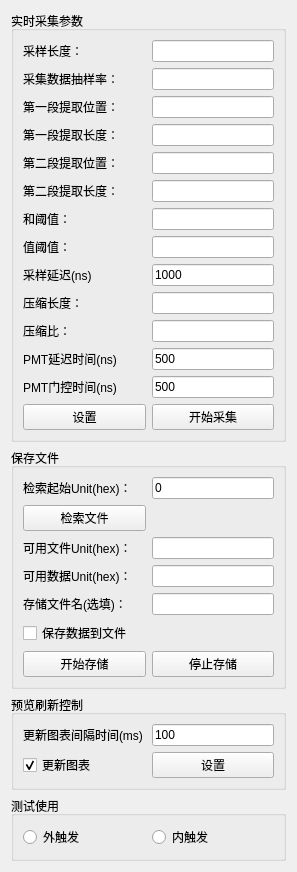
            <widget class="QWidget" name="page_3">
             <property name="geometry">
              <rect>
               <x>0</x>
               <y>0</y>
               <width>297</width>
               <height>774</height>
              </rect>
             </property>
             <attribute name="label">
              <string>实时预览参数</string>
             </attribute>
             <layout class="QVBoxLayout" name="verticalLayout_7">
              <item>
               <widget class="QGroupBox" name="groupBox_5">
                <property name="title">
                 <string>实时采集参数</string>
                </property>
                <layout class="QGridLayout" name="gridLayout_9">
                 <item row="3" column="0">
                  <widget class="QLabel" name="label_18">
                   <property name="text">
                    <string>第一段提取长度：</string>
                   </property>
                  </widget>
                 </item>
                 <item row="11" column="0">
                  <widget class="QLabel" name="label_pmtDelayTime">
                   <property name="toolTip">
                    <string>相对于触发信号的延迟</string>
                   </property>
                   <property name="text">
                    <string>PMT延迟时间(ns)</string>
                   </property>
                  </widget>
                 </item>
                 <item row="0" column="1">
                  <widget class="QLineEdit" name="lineEdit_sampleLen">
                   <property name="sizePolicy">
                    <sizepolicy hsizetype="Preferred" vsizetype="Fixed">
                     <horstretch>0</horstretch>
                     <verstretch>0</verstretch>
                    </sizepolicy>
                   </property>
                  </widget>
                 </item>
                 <item row="13" column="1">
                  <widget class="QPushButton" name="btn_sampleEnable">
                   <property name="text">
                    <string>开始采集</string>
                   </property>
                  </widget>
                 </item>
                 <item row="1" column="1">
                  <widget class="QLineEdit" name="lineEdit_sampleRate">
                   <property name="sizePolicy">
                    <sizepolicy hsizetype="Preferred" vsizetype="Fixed">
                     <horstretch>0</horstretch>
                     <verstretch>0</verstretch>
                    </sizepolicy>
                   </property>
                   <property name="toolTip">
                    <string/>
                   </property>
                  </widget>
                 </item>
                 <item row="4" column="1">
                  <widget class="QLineEdit" name="lineEdit_secondStartPos">
                   <property name="sizePolicy">
                    <sizepolicy hsizetype="Preferred" vsizetype="Fixed">
                     <horstretch>0</horstretch>
                     <verstretch>0</verstretch>
                    </sizepolicy>
                   </property>
                   <property name="toolTip">
                    <string>第二段起始位置需要大于第一段提取位置和提取长度之和</string>
                   </property>
                  </widget>
                 </item>
                 <item row="10" column="0">
                  <widget class="QLabel" name="label_compressRatio">
                   <property name="text">
                    <string>压缩比：</string>
                   </property>
                  </widget>
                 </item>
                 <item row="6" column="0">
                  <widget class="QLabel" name="label_sumThreshold">
                   <property name="text">
                    <string>和阈值：</string>
                   </property>
                  </widget>
                 </item>
                 <item row="11" column="1">
                  <widget class="QLineEdit" name="lineEdit_pmtDelayTime">
                   <property name="sizePolicy">
                    <sizepolicy hsizetype="Preferred" vsizetype="Fixed">
                     <horstretch>0</horstretch>
                     <verstretch>0</verstretch>
                    </sizepolicy>
                   </property>
                   <property name="toolTip">
                    <string>相对与触发信号的延迟时间</string>
                   </property>
                   <property name="text">
                    <string>500</string>
                   </property>
                  </widget>
                 </item>
                 <item row="5" column="0">
                  <widget class="QLabel" name="label_secondLen">
                   <property name="text">
                    <string>第二段提取长度：</string>
                   </property>
                  </widget>
                 </item>
                 <item row="6" column="1">
                  <widget class="QLineEdit" name="lineEdit_sumThreshold">
                   <property name="sizePolicy">
                    <sizepolicy hsizetype="Preferred" vsizetype="Fixed">
                     <horstretch>0</horstretch>
                     <verstretch>0</verstretch>
                    </sizepolicy>
                   </property>
                  </widget>
                 </item>
                 <item row="3" column="1">
                  <widget class="QLineEdit" name="lineEdit_firstLen">
                   <property name="sizePolicy">
                    <sizepolicy hsizetype="Preferred" vsizetype="Fixed">
                     <horstretch>0</horstretch>
                     <verstretch>0</verstretch>
                    </sizepolicy>
                   </property>
                  </widget>
                 </item>
                 <item row="1" column="0">
                  <widget class="QLabel" name="label_16">
                   <property name="text">
                    <string>采集数据抽样率：</string>
                   </property>
                  </widget>
                 </item>
                 <item row="9" column="1">
                  <widget class="QLineEdit" name="lineEdit_compressLen">
                   <property name="sizePolicy">
                    <sizepolicy hsizetype="Preferred" vsizetype="Fixed">
                     <horstretch>0</horstretch>
                     <verstretch>0</verstretch>
                    </sizepolicy>
                   </property>
                  </widget>
                 </item>
                 <item row="2" column="1">
                  <widget class="QLineEdit" name="lineEdit_firstStartPos">
                   <property name="sizePolicy">
                    <sizepolicy hsizetype="Preferred" vsizetype="Fixed">
                     <horstretch>0</horstretch>
                     <verstretch>0</verstretch>
                    </sizepolicy>
                   </property>
                  </widget>
                 </item>
                 <item row="12" column="0">
                  <widget class="QLabel" name="label_pmtGateTime">
                   <property name="toolTip">
                    <string>经过PMT延迟时间后产生的高电平时间</string>
                   </property>
                   <property name="text">
                    <string>PMT门控时间(ns)</string>
                   </property>
                  </widget>
                 </item>
                 <item row="12" column="1">
                  <widget class="QLineEdit" name="lineEdit_pmtGateTime">
                   <property name="sizePolicy">
                    <sizepolicy hsizetype="Preferred" vsizetype="Fixed">
                     <horstretch>0</horstretch>
                     <verstretch>0</verstretch>
                    </sizepolicy>
                   </property>
                   <property name="toolTip">
                    <string>PMT门控高电平持续时间</string>
                   </property>
                   <property name="text">
                    <string>500</string>
                   </property>
                  </widget>
                 </item>
                 <item row="4" column="0">
                  <widget class="QLabel" name="label_secondStartPos">
                   <property name="text">
                    <string>第二段提取位置：</string>
                   </property>
                  </widget>
                 </item>
                 <item row="0" column="0">
                  <widget class="QLabel" name="label_15">
                   <property name="text">
                    <string>采样长度：</string>
                   </property>
                  </widget>
                 </item>
                 <item row="13" column="0">
                  <widget class="QPushButton" name="btn_setPreviewPara">
                   <property name="text">
                    <string>设置</string>
                   </property>
                  </widget>
                 </item>
                 <item row="7" column="1">
                  <widget class="QLineEdit" name="lineEdit_subThreshold">
                   <property name="sizePolicy">
                    <sizepolicy hsizetype="Preferred" vsizetype="Fixed">
                     <horstretch>0</horstretch>
                     <verstretch>0</verstretch>
                    </sizepolicy>
                   </property>
                  </widget>
                 </item>
                 <item row="10" column="1">
                  <widget class="QLineEdit" name="lineEdit_compressRatio">
                   <property name="sizePolicy">
                    <sizepolicy hsizetype="Preferred" vsizetype="Fixed">
                     <horstretch>0</horstretch>
                     <verstretch>0</verstretch>
                    </sizepolicy>
                   </property>
                  </widget>
                 </item>
                 <item row="2" column="0">
                  <widget class="QLabel" name="label_17">
                   <property name="text">
                    <string>第一段提取位置：</string>
                   </property>
                  </widget>
                 </item>
                 <item row="5" column="1">
                  <widget class="QLineEdit" name="lineEdit_secondLen">
                   <property name="sizePolicy">
                    <sizepolicy hsizetype="Preferred" vsizetype="Fixed">
                     <horstretch>0</horstretch>
                     <verstretch>0</verstretch>
                    </sizepolicy>
                   </property>
                   <property name="toolTip">
                    <string/>
                   </property>
                  </widget>
                 </item>
                 <item row="7" column="0">
                  <widget class="QLabel" name="label_subThreshold">
                   <property name="text">
                    <string>值阈值：</string>
                   </property>
                  </widget>
                 </item>
                 <item row="9" column="0">
                  <widget class="QLabel" name="label_compressLen">
                   <property name="text">
                    <string>压缩长度：</string>
                   </property>
                  </widget>
                 </item>
                 <item row="8" column="0">
                  <widget class="QLabel" name="label_sampleDelay">
                   <property name="text">
                    <string>采样延迟(ns)</string>
                   </property>
                  </widget>
                 </item>
                 <item row="8" column="1">
                  <widget class="QLineEdit" name="lineEdit_sampleDelay">
                   <property name="sizePolicy">
                    <sizepolicy hsizetype="Preferred" vsizetype="Fixed">
                     <horstretch>0</horstretch>
                     <verstretch>0</verstretch>
                    </sizepolicy>
                   </property>
                   <property name="toolTip">
                    <string>触发信号来临时，延迟多少时间才开始采集数据</string>
                   </property>
                   <property name="text">
                    <string>1000</string>
                   </property>
                  </widget>
                 </item>
                </layout>
               </widget>
              </item>
              <item>
               <widget class="QGroupBox" name="groupBox_14">
                <property name="title">
                 <string>保存文件</string>
                </property>
                <layout class="QGridLayout" name="gridLayout_8">
                 <item row="6" column="1">
                  <widget class="QPushButton" name="btn_ssdDisableStore">
                   <property name="text">
                    <string>停止存储</string>
                   </property>
                  </widget>
                 </item>
                 <item row="4" column="1">
                  <widget class="QLineEdit" name="lineEdit_ssdStoreFileName">
                   <property name="sizePolicy">
                    <sizepolicy hsizetype="Preferred" vsizetype="Fixed">
                     <horstretch>0</horstretch>
                     <verstretch>0</verstretch>
                    </sizepolicy>
                   </property>
                  </widget>
                 </item>
                 <item row="6" column="0">
                  <widget class="QPushButton" name="btn_ssdEnableStore">
                   <property name="text">
                    <string>开始存储</string>
                   </property>
                  </widget>
                 </item>
                 <item row="7" column="0">
                  <spacer name="verticalSpacer">
                   <property name="orientation">
                    <enum>Qt::Vertical</enum>
                   </property>
                   <property name="sizeHint" stdset="0">
                    <size>
                     <width>20</width>
                     <height>40</height>
                    </size>
                   </property>
                  </spacer>
                 </item>
                 <item row="0" column="1">
                  <widget class="QLineEdit" name="lineEdit_ssdSearchStartUnit">
                   <property name="sizePolicy">
                    <sizepolicy hsizetype="Preferred" vsizetype="Fixed">
                     <horstretch>0</horstretch>
                     <verstretch>0</verstretch>
                    </sizepolicy>
                   </property>
                   <property name="text">
                    <string>0</string>
                   </property>
                  </widget>
                 </item>
                 <item row="3" column="1">
                  <widget class="QLineEdit" name="lineEdit_ssdAvailDataUnit">
                   <property name="sizePolicy">
                    <sizepolicy hsizetype="Preferred" vsizetype="Fixed">
                     <horstretch>0</horstretch>
                     <verstretch>0</verstretch>
                    </sizepolicy>
                   </property>
                  </widget>
                 </item>
                 <item row="4" column="0">
                  <widget class="QLabel" name="label_5">
                   <property name="text">
                    <string>存储文件名(选填)：</string>
                   </property>
                  </widget>
                 </item>
                 <item row="3" column="0">
                  <widget class="QLabel" name="label">
                   <property name="text">
                    <string>可用数据Unit(hex)：</string>
                   </property>
                  </widget>
                 </item>
                 <item row="2" column="1">
                  <widget class="QLineEdit" name="lineEdit_ssdAvailFileUnit">
                   <property name="sizePolicy">
                    <sizepolicy hsizetype="Preferred" vsizetype="Fixed">
                     <horstretch>0</horstretch>
                     <verstretch>0</verstretch>
                    </sizepolicy>
                   </property>
                  </widget>
                 </item>
                 <item row="2" column="0">
                  <widget class="QLabel" name="label_45">
                   <property name="sizePolicy">
                    <sizepolicy hsizetype="Minimum" vsizetype="Preferred">
                     <horstretch>0</horstretch>
                     <verstretch>0</verstretch>
                    </sizepolicy>
                   </property>
                   <property name="text">
                    <string>可用文件Unit(hex)：</string>
                   </property>
                  </widget>
                 </item>
                 <item row="1" column="0">
                  <widget class="QPushButton" name="btn_ssdSearchSpace">
                   <property name="text">
                    <string>检索文件</string>
                   </property>
                  </widget>
                 </item>
                 <item row="0" column="0">
                  <widget class="QLabel" name="label_8">
                   <property name="text">
                    <string>检索起始Unit(hex)：</string>
                   </property>
                  </widget>
                 </item>
                 <item row="5" column="0">
                  <widget class="QCheckBox" name="checkBox_saveDataToFile">
                   <property name="text">
                    <string>保存数据到文件</string>
                   </property>
                  </widget>
                 </item>
                </layout>
               </widget>
              </item>
              <item>
               <widget class="QGroupBox" name="groupBox_20">
                <property name="title">
                 <string>预览刷新控制</string>
                </property>
                <layout class="QGridLayout" name="gridLayout_20">
                 <item row="0" column="1">
                  <widget class="QLineEdit" name="lineEdit_updateUI_intervalTime">
                   <property name="sizePolicy">
                    <sizepolicy hsizetype="Minimum" vsizetype="Fixed">
                     <horstretch>0</horstretch>
                     <verstretch>0</verstretch>
                    </sizepolicy>
                   </property>
                   <property name="text">
                    <string>100</string>
                   </property>
                  </widget>
                 </item>
                 <item row="1" column="1">
                  <widget class="QPushButton" name="btn_updateUI_intervalTime">
                   <property name="text">
                    <string>设置</string>
                   </property>
                  </widget>
                 </item>
                 <item row="1" column="0">
                  <widget class="QCheckBox" name="checkBox_isRerfreshUI">
                   <property name="text">
                    <string>更新图表</string>
                   </property>
                   <property name="checked">
                    <bool>true</bool>
                   </property>
                  </widget>
                 </item>
                 <item row="0" column="0">
                  <widget class="QLabel" name="label_38">
                   <property name="text">
                    <string>更新图表间隔时间(ms)</string>
                   </property>
                  </widget>
                 </item>
                </layout>
               </widget>
              </item>
              <item>
               <widget class="QGroupBox" name="groupBox_3">
                <property name="title">
                 <string>测试使用</string>
                </property>
                <layout class="QGridLayout" name="gridLayout_19">
                 <item row="0" column="0">
                  <widget class="QRadioButton" name="rbtn_previewOutsideTrg">
                   <property name="text">
                    <string>外触发</string>
                   </property>
                  </widget>
                 </item>
                 <item row="0" column="1">
                  <widget class="QRadioButton" name="rbtn_previewInsideTrg">
                   <property name="text">
                    <string>内触发</string>
                   </property>
                  </widget>
                 </item>
                </layout>
               </widget>
              </item>
             </layout>
            </widget>
